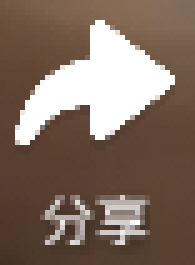
#> input picture Controller/images/xiaokaxiu/share.png, 39 x 53 px, found by its file name (shown 5 times larger)
$ python flann.py
#> lines starting #> are read from the running program, lines starting #| are printed output that depends on the picture
from pprint import pprint
import numpy as np
from datetime import datetime
import cv2
from matplotlib import pyplot as plt

cnt = 0
queryImage = cv2.imread('./images/kuaishou/share.png', 0)
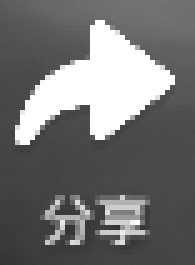
#> queryImage: shape (53, 39) (shown 5 times larger); min 52, max 255, mean 114.9
trainingImage = cv2.imread('./images/kuaishou/bg1.png', 0)
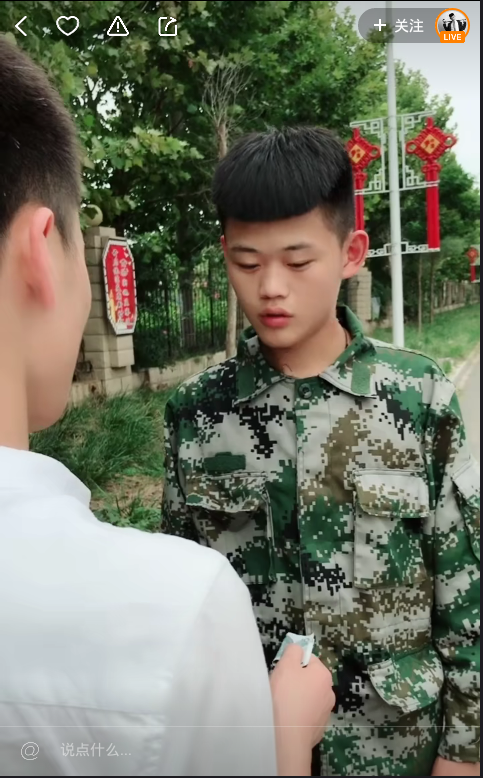
#> input picture Recognition/images/kuaishou/bg1.png, 483 x 778 px
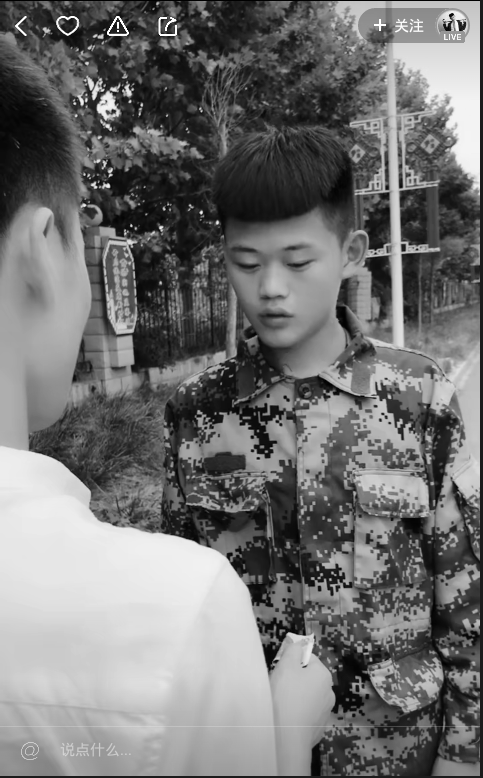
#> trainingImage: shape (778, 483); min 0, max 255, mean 114.8
# trainingImage = cv2.imread('./images/kuaishou/bb.jpg', 0)

start = datetime.now()

# create SIFT and detect/compute
sift = cv2.xfeatures2d.SIFT_create()
kp1, des1 = sift.detectAndCompute(queryImage, None)
#> kp1 = 17 keypoints; strongest (x, y, size): (5, 27, 3), (22, 16, 12.1), (20, 25, 3.3), (20, 6, 3)
kp2, des2 = sift.detectAndCompute(trainingImage, None)
#> kp2 = 5019 keypoints; strongest (x, y, size): (451, 15, 2.8), (201, 212, 2.2), (217, 222, 2.4), (108, 186, 2.9)

# FLANN matcher parameters
# FLANN_INDEX_KDTREE = 0
indexParams = dict(algorithm=0, trees=5)
searchParams = dict(checks=50)  # or pass empty dictionary

flann = cv2.FlannBasedMatcher(indexParams, searchParams)

matches = flann.knnMatch(des1, des2, k=2)
#> matches = 17 matches

end = datetime.now()
print('times:', (end - start).microseconds)  # times: 105746

# prepare an empty mask to draw good matches
matchesMask = [[0, 0] for i in range(len(matches))]
#> matchesMask = [[0, 0], [0, 0], [0, 0], [0, 0], [0, 0], [0, 0], [0, 0], [0, 0], [0, 0], [0, 0], [0, 0], [0, 0], [0, 0], [0, 0], [0, 0], [0, 0], [0, 0]]

for i, (m, n) in enumerate(matches):
    if m.distance < 0.7 * n.distance:
        matchesMask[i] = [1, 0]
        cnt += 1
#> this loop made 17 passes
#> after the loop, cnt = 0

pprint(matchesMask)
#> (printed output is left out)

drawParams = dict(matchColor=(0, 255, 0),
                  singlePointColor=(255, 0, 0),
                  matchesMask=matchesMask,
                  flags=0)
#> drawParams = {'matchColor': (0, 255, 0), 'singlePointColor': (255, 0, 0), 'matchesMask': [[0, 0], [0, 0], [0, 0], [0, 0], [0, 0], [0, 0], [0, 0], [0, 0], [0, 0], [0, 0], [0, 0], [0, 0], [0, 0], [0, 0], [0, 0], [0, 0], [0, 0]], 'flags': 0}

pprint(drawParams)
#> (printed output is left out)

resultImage = cv2.drawMatchesKnn(queryImage, kp1, trainingImage, kp2, matches, None, **drawParams)
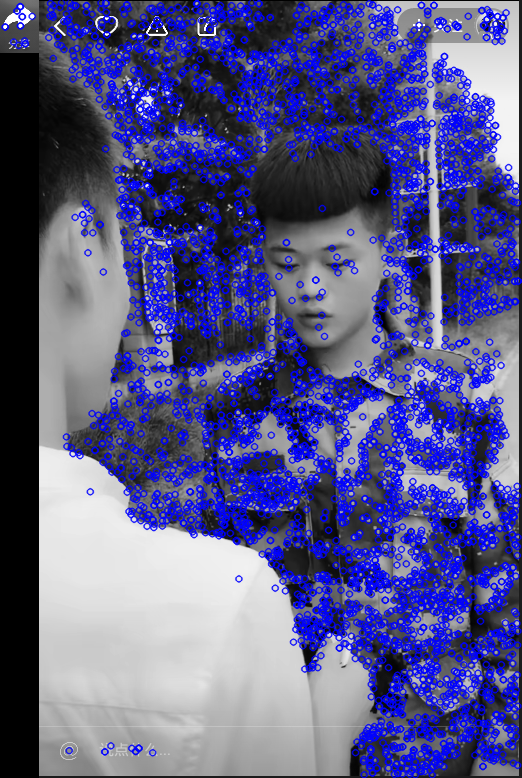
#> resultImage: shape (778, 522, 3); mean of channels 0, 1, 2 139, 88.5, 88.5; drawn as B, G, R

plt.imshow(resultImage, ), plt.show()

cv2.drawKeypoints(queryImage, kp1, queryImage, (0, 255, 255), flags=cv2.DRAW_MATCHES_FLAGS_DRAW_RICH_KEYPOINTS)
cv2.imwrite('temp.jpg', queryImage)

print(cnt > 0, cnt)
#| False 0
